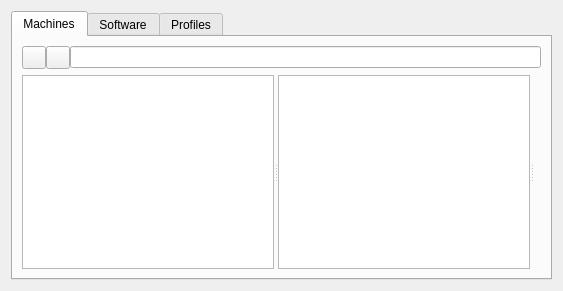
<?xml version="1.0" encoding="UTF-8"?>
<ui version="4.0">
 <class>MainPanel</class>
  <widget class="QWidget" name="MainPanel">
   <layout class="QVBoxLayout" name="verticalLayout_2">
    <item>
     <widget class="QTabWidget" name="tabWidget">
      <property name="currentIndex">
       <number>0</number>
      </property>
      <widget class="QWidget" name="machinesTab">
       <attribute name="title">
        <string>Machines</string>
       </attribute>
       <layout class="QVBoxLayout" name="machinesVerticalLayout">
        <item>
         <widget class="QWidget" name="machinesTopWidget" native="true">
          <property name="sizePolicy">
           <sizepolicy hsizetype="Preferred" vsizetype="Maximum">
            <horstretch>0</horstretch>
            <verstretch>0</verstretch>
           </sizepolicy>
          </property>
          <layout class="QHBoxLayout">
           <property name="spacing">
            <number>0</number>
           </property>
           <property name="leftMargin">
            <number>0</number>
           </property>
           <property name="topMargin">
            <number>0</number>
           </property>
           <property name="rightMargin">
            <number>0</number>
           </property>
           <property name="bottomMargin">
            <number>0</number>
           </property>
           <item>
            <widget class="QToolButton" name="machinesFoldersToggleButton">
             <property name="icon">
              <iconset>
               <normaloff>:/resources/folderstoggle.png</normaloff>:/resources/folderstoggle.png</iconset>
             </property>
             <property name="checkable">
              <bool>true</bool>
             </property>
            </widget>
           </item>
           <item>
            <widget class="QToolButton" name="machinesInfoToggleButton">
             <property name="icon">
              <iconset>
               <normaloff>:/resources/infotoggle.png</normaloff>:/resources/infotoggle.png</iconset>
             </property>
             <property name="checkable">
              <bool>true</bool>
             </property>
            </widget>
           </item>
           <item>
            <widget class="QLineEdit" name="machinesSearchBox"/>
           </item>
          </layout>
         </widget>
        </item>
        <item>
         <widget class="QSplitter" name="machinesSplitter">
          <property name="orientation">
           <enum>Qt::Horizontal</enum>
          </property>
          <widget class="QTreeView" name="machinesFolderTreeView">
           <property name="enabled">
            <bool>true</bool>
           </property>
           <property name="rootIsDecorated">
            <bool>true</bool>
           </property>
           <property name="headerHidden">
            <bool>true</bool>
           </property>
          </widget>
          <widget class="QTableView" name="machinesTableView">
           <property name="contextMenuPolicy">
            <enum>Qt::CustomContextMenu</enum>
           </property>
           <property name="selectionMode">
            <enum>QAbstractItemView::SingleSelection</enum>
           </property>
           <property name="selectionBehavior">
            <enum>QAbstractItemView::SelectRows</enum>
           </property>
           <property name="gridStyle">
            <enum>Qt::NoPen</enum>
           </property>
           <property name="sortingEnabled">
            <bool>true</bool>
           </property>
          </widget>
          <widget class="QLabel" name="machinesSnapLabel">
           <property name="sizePolicy">
            <sizepolicy hsizetype="Ignored" vsizetype="Ignored">
             <horstretch>0</horstretch>
             <verstretch>0</verstretch>
            </sizepolicy>
           </property>
           <property name="text">
            <string/>
           </property>
           <property name="scaledContents">
            <bool>false</bool>
           </property>
           <property name="alignment">
            <set>Qt::AlignCenter</set>
           </property>
          </widget>
         </widget>
        </item>
       </layout>
      </widget>
      <widget class="QWidget" name="softwareTab">
       <attribute name="title">
        <string>Software</string>
       </attribute>
       <layout class="QVBoxLayout" name="softwareVerticalLayout">
        <item>
         <widget class="QLineEdit" name="softwareSearchBox"/>
        </item>
        <item>
         <widget class="QTableView" name="softwareTableView">
          <property name="contextMenuPolicy">
           <enum>Qt::CustomContextMenu</enum>
          </property>
          <property name="selectionMode">
           <enum>QAbstractItemView::SingleSelection</enum>
          </property>
          <property name="selectionBehavior">
           <enum>QAbstractItemView::SelectRows</enum>
          </property>
          <property name="gridStyle">
           <enum>Qt::NoPen</enum>
          </property>
          <property name="sortingEnabled">
           <bool>true</bool>
          </property>
         </widget>
        </item>
       </layout>
      </widget>
      <widget class="QWidget" name="profilesTab">
       <attribute name="title">
        <string>Profiles</string>
       </attribute>
       <layout class="QVBoxLayout" name="profilesVerticalLayout">
        <item>
         <widget class="QTableView" name="profilesTableView">
          <property name="contextMenuPolicy">
           <enum>Qt::CustomContextMenu</enum>
          </property>
          <property name="editTriggers">
           <set>QAbstractItemView::AnyKeyPressed|QAbstractItemView::EditKeyPressed|QAbstractItemView::SelectedClicked</set>
          </property>
          <property name="selectionMode">
           <enum>QAbstractItemView::SingleSelection</enum>
          </property>
          <property name="selectionBehavior">
           <enum>QAbstractItemView::SelectRows</enum>
          </property>
          <property name="gridStyle">
           <enum>Qt::NoPen</enum>
          </property>
          <property name="sortingEnabled">
           <bool>true</bool>
          </property>
         </widget>
        </item>
       </layout>
      </widget>
     </widget>
    </item>
   </layout>
  </widget>
</ui>
